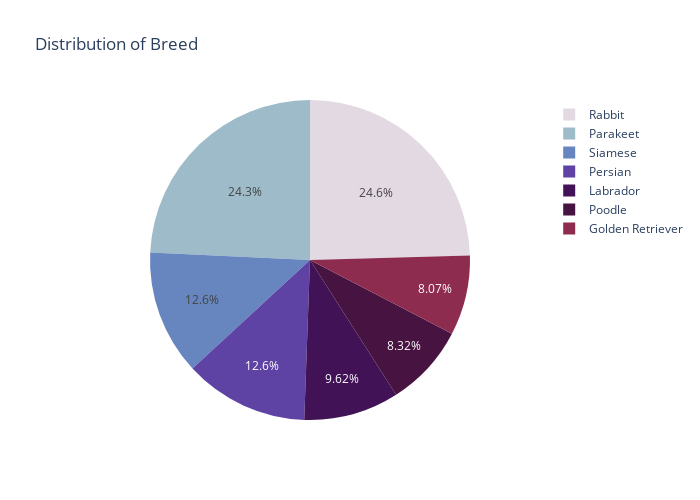

Notebook code cell kept with this figure:
### Code cell
breed_type = data.groupby(["Breed"]).size().reset_index(name="counts")

fig = px.pie(
    breed_type,
    names="Breed",
    values="counts",
    color_discrete_sequence=px.colors.cyclical.Twilight,
    title="Distribution of Breed",
    height=500,
    width=700,
)
fig.show()

### Figure 1 — Plotly figure (JSON) as saved in the notebook; plotly's stock layout.template omitted (floating-point values rounded to 4 significant figures)
{"data": [{"domain": {"x": [0, 1], "y": [0, 1]}, "hovertemplate": "Breed=%{label}<br>counts=%{value}<extra></extra>", "labels": ["Golden Retriever", "Labrador", "Parakeet", "Persian", "Poodle", "Rabbit", "Siamese"], "legendgroup": "", "name": "", "showlegend": true, "type": "pie", "values": [162, 193, 487, 252, 167, 493, 253]}], "layout": {"height": 500, "legend": {"tracegroupgap": 0}, "piecolorway": ["#e2d9e2", "#9ebbc9", "#6785be", "#5e43a5", "#421257", "#471340", "#8e2c50", "#ba6657", "#ceac94", "#e2d9e2"], "title": {"text": "Distribution of Breed"}, "width": 700}}
